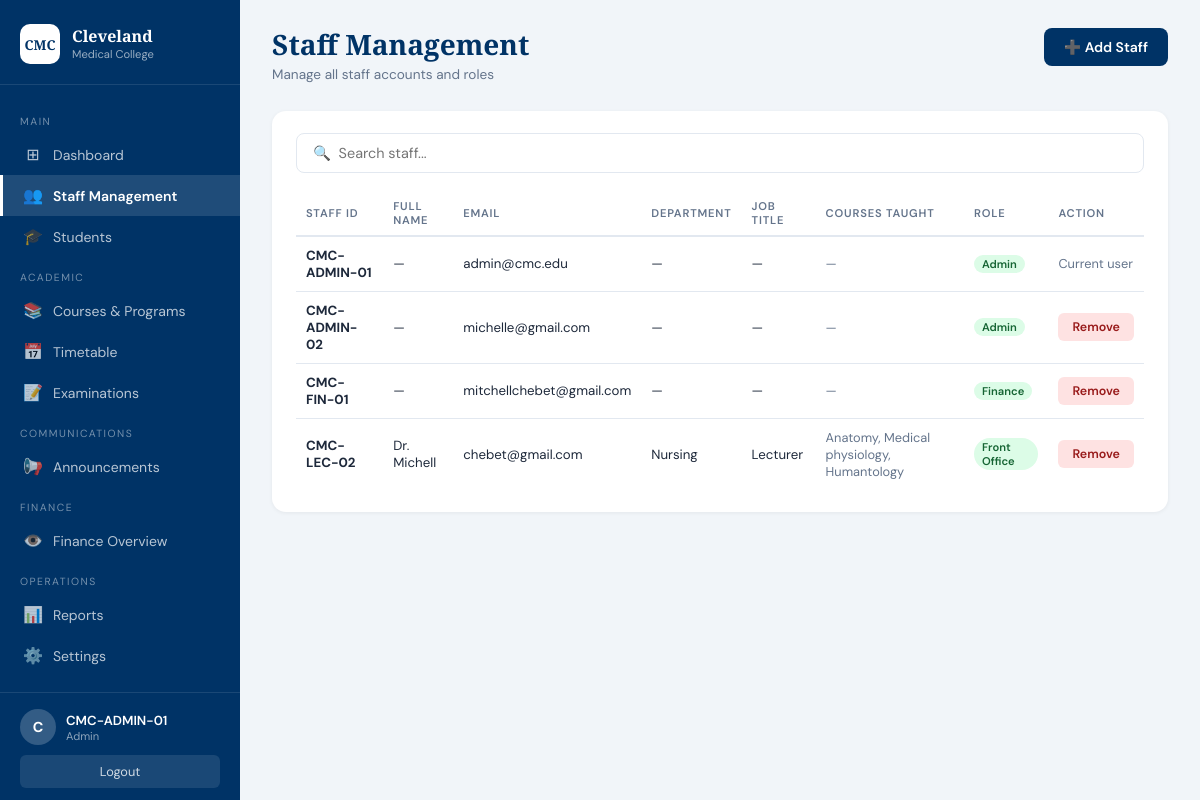
Page /manage-staff (signed in) on the committed database.
### backend/app.py (models this page shows)
class Staff(db.Model):
    __tablename__ = 'staff'
    id             = db.Column(db.Integer,     primary_key=True)
    staff_id       = db.Column(db.String(50),  unique=True)
    email          = db.Column(db.String(100), unique=True)
    password       = db.Column(db.String(200))
    role           = db.Column(db.String(50))
    full_name      = db.Column(db.String(200), nullable=True)
    department     = db.Column(db.String(100), nullable=True)
    job_title      = db.Column(db.String(100), nullable=True)
    phone          = db.Column(db.String(20),  nullable=True)
    specialization = db.Column(db.String(200), nullable=True)
    courses_taught = db.Column(db.Text,        nullable=True)

### backend/app.py (the view)
@app.route('/manage-staff')
def manage_staff():
    if session.get('role') != 'admin':
        flash('Access denied.')
        return redirect(url_for('staff_login'))
    return render_template('manage_staff.html',
                           staff_list=Staff.query.order_by(Staff.id).all(),
                           all_courses=Course.query.filter_by(status='Active').order_by(Course.name).all())

### backend/app.py (called while the page is built)
@app.context_processor
def inject_unread():
    if session.get('username'):
        unread = Message.query.filter_by(
            receiver_id = session.get('username'),
            is_read     = False
        ).count()
        return {'unread_messages': unread}
    return {'unread_messages': 0}

### frontend/templates/manage_staff.html (shortened to what this page needs)
<!DOCTYPE html>
<html lang="en">
<head>
    <link rel="stylesheet" href="{{ url_for('static', filename='css/admin_dashboard.css') }}">
</head>
<body>
<aside class="sidebar">
    <div class="sidebar-brand">
        <div class="brand-icon">CMC</div>
        <div><div class="brand-name">Cleveland</div><div class="brand-sub">Medical College</div></div>
    </div>
    <nav class="sidebar-nav">
        <div class="nav-section-label">Main</div>
        <a href="{{ url_for('admin_dashboard') }}" class="nav-item"><span class="nav-icon">⊞</span> Dashboard</a>
        <a href="{{ url_for('manage_staff') }}" class="nav-item active"><span class="nav-icon">👥</span> Staff Management</a>
        <a href="{{ url_for('students') }}" class="nav-item"><span class="nav-icon">🎓</span> Students</a>
        <div class="nav-section-label">Academic</div>
        <a href="{{ url_for('courses') }}" class="nav-item"><span class="nav-icon">📚</span> Courses & Programs</a>
        <a href="{{ url_for('timetable') }}" class="nav-item"><span class="nav-icon">📅</span> Timetable</a>
        <a href="{{ url_for('examinations') }}" class="nav-item"><span class="nav-icon">📝</span> Examinations</a>
        <div class="nav-section-label">Communications</div>
        <a href="{{ url_for('announcements') }}" class="nav-item"><span class="nav-icon">📢</span> Announcements</a>
        <div class="nav-section-label">Finance</div>
        <a href="{{ url_for('finance_overview') }}" class="nav-item"><span class="nav-icon">👁️</span> Finance Overview</a>
        <div class="nav-section-label">Operations</div>
        <a href="{{ url_for('reports') }}" class="nav-item"><span class="nav-icon">📊</span> Reports</a>
        <a href="{{ url_for('settings') }}" class="nav-item"><span class="nav-icon">⚙️</span> Settings</a>
    </nav>
    <div class="sidebar-footer">
        <div class="user-info">
            <div class="user-avatar">{{ session.get('username','AD')[0] }}</div>
            <div>
                <div class="user-name">{{ session.get('username','Administrator') }}</div>
                <div class="user-role">{{ session.get('role','') | replace('_','  ') | title }}</div>
            </div>
        </div>
        <a href="{{ url_for('logout') }}" class="logout-btn">Logout</a>
    </div>
</aside>
<main class="main">
    <header class="topbar">
        <div>
            <h1 class="page-title">Staff Management</h1>
            <p class="page-subtitle">Manage all staff accounts and roles</p>
        </div>
        <button class="btn-primary"
                onclick="document.getElementById('modalOverlay').classList.add('open')">
            ➕ Add Staff
        </button>
    </header>
    <div class="table-card">
        <div style="display:flex;gap:12px;margin-bottom:18px;">
            <input type="text" class="search-input" id="searchInput"
                   placeholder="🔍  Search staff..." onkeyup="filterTable()">
        </div>
        <table class="data-table" id="staffTable">
            <thead>
                <tr>
                    <th>Staff ID</th>
                    <th>Full Name</th>
                    <th>Email</th>
                    <th>Department</th>
                    <th>Job Title</th>
                    <th>Courses Taught</th>
                    <th>Role</th>
                    <th>Action</th>
                </tr>
            </thead>
            <tbody>
                {% if staff_list %}
                    {% for s in staff_list %}
                    <tr>
                        <td><strong>{{ s.staff_id }}</strong></td>
                        <td>{{ s.full_name or '—' }}</td>
                        <td>{{ s.email }}</td>
                        <td>{{ s.department or '—' }}</td>
                        <td>{{ s.job_title or '—' }}</td>
                        <td style="font-size:0.8rem;color:var(--muted);">
                            {{ s.courses_taught or '—' }}
                        </td>
                        <td>
                            <span class="tag tag--income">
                                {{ s.role | replace('_',' ') | title }}
                            </span>
                        </td>
                        <td>
                            {% if s.staff_id != session.get('username') %}
                            <form method="POST"
                                  action="{{ url_for('delete_staff', staff_id=s.id) }}"
                                  onsubmit="return confirm('Remove {{ s.staff_id }}?')">
                                <button type="submit" class="btn-danger">Remove</button>
                            </form>
                            {% else %}
                            <span style="font-size:0.8rem;color:var(--muted);">Current user</span>
                            {% endif %}
                        </td>
                    </tr>
                    {% endfor %}
                {% else %}
                    <tr>
                        <td colspan="8" class="empty-state">No staff members found.</td>
                    </tr>
                {% endif %}
            </tbody>
        </table>
    </div>
</main>
</body>
</html>

### frontend/static/css/admin_dashboard.css (style rules this page uses)
*, *::before, *::after { box-sizing: border-box; margin: 0; padding: 0; }
:root { --navy: #003366; --navy-lt: #0a4a8a; --red: #c0392b; --green: #1a7a4a; --orange: #d35400; --teal: #0e7490; --purple: #6d28d9; --bg: #f1f5f9; --white: #ffffff; --text: #1e293b; --muted: #64748b; --border: #e2e8f0; --sidebar-w: 240px; }
body { font-family: 'DM Sans', sans-serif; background: var(--bg); color: var(--text); display: flex; min-height: 100vh; }
.sidebar { width: var(--sidebar-w); background: var(--navy); color: white; display: flex; flex-direction: column; position: fixed; top: 0; left: 0; height: 100vh; overflow-y: auto; z-index: 100; }
.sidebar-brand { display: flex; align-items: center; gap: 12px; padding: 24px 20px 20px; border-bottom: 1px solid rgba(255,255,255,0.1); }
.brand-icon { background: white; color: var(--navy); font-family: 'Playfair Display', serif; font-weight: 700; font-size: 0.85rem; width: 40px; height: 40px; border-radius: 10px; display: flex; align-items: center; justify-content: center; flex-shrink: 0; }
.brand-name { font-family: 'Playfair Display', serif; font-size: 1rem; font-weight: 600; line-height: 1.2; }
.brand-sub { font-size: 0.7rem; opacity: 0.6; }
.sidebar-nav { flex: 1; padding: 16px 0; }
.nav-section-label { font-size: 0.65rem; text-transform: uppercase; letter-spacing: 1.5px; opacity: 0.45; padding: 14px 20px 6px; }
.nav-item { display: flex; align-items: center; gap: 10px; padding: 10px 20px; color: rgba(255,255,255,0.72); text-decoration: none; font-size: 0.875rem; font-weight: 400; transition: all .18s; border-left: 3px solid transparent; }
.nav-item.active { background: rgba(255,255,255,0.12); color: white; border-left-color: white; font-weight: 600; }
.nav-icon { font-size: 1rem; width: 20px; text-align: center; }
.sidebar-footer { border-top: 1px solid rgba(255,255,255,0.1); padding: 16px 20px; }
.user-info { display: flex; align-items: center; gap: 10px; margin-bottom: 10px; }
.user-avatar { width: 36px; height: 36px; background: rgba(255,255,255,0.2); border-radius: 50%; display: flex; align-items: center; justify-content: center; font-weight: 700; font-size: 0.9rem; flex-shrink: 0; }
.user-name { font-size: 0.82rem; font-weight: 600; }
.user-role { font-size: 0.7rem; opacity: 0.55; }
.logout-btn { display: block; text-align: center; background: rgba(255,255,255,0.1); color: rgba(255,255,255,0.8); text-decoration: none; padding: 8px; border-radius: 6px; font-size: 0.8rem; transition: background .18s; }
.main { margin-left: var(--sidebar-w); flex: 1; padding: 28px 32px; min-height: 100vh; }
.topbar { display: flex; justify-content: space-between; align-items: flex-start; margin-bottom: 28px; }
.page-title { font-family: 'Playfair Display', serif; font-size: 1.75rem; color: var(--navy); line-height: 1.2; }
.page-subtitle { font-size: 0.85rem; color: var(--muted); margin-top: 4px; }
.table-card, .alert-card { background: white; border-radius: 14px; padding: 22px 24px; box-shadow: 0 1px 4px rgba(0,0,0,0.06); }
.data-table { width: 100%; border-collapse: collapse; font-size: 0.83rem; }
.data-table th { text-align: left; padding: 8px 10px; font-size: 0.7rem; text-transform: uppercase; letter-spacing: 0.8px; color: var(--muted); border-bottom: 2px solid var(--border); font-weight: 600; }
.data-table td { padding: 10px 10px; border-bottom: 1px solid var(--border); color: var(--text); }
.data-table tr:last-child td { border-bottom: none; }
.tag { display: inline-block; padding: 2px 8px; border-radius: 20px; font-size: 0.7rem; font-weight: 600; text-transform: capitalize; }
.tag--income { background: #dcfce7; color: #166534; }

### frontend/templates/manage_staff.html (style rules this page uses)
.btn-primary { background:var(--navy); color:white; border:none; padding:10px 20px; border-radius:8px; font-family:'DM Sans',sans-serif; font-size:0.875rem; font-weight:600; cursor:pointer; transition:background .18s; text-decoration:none; display:inline-flex; align-items:center; gap:6px; }
.btn-danger { background:#fee2e2; color:#991b1b; border:none; padding:6px 14px; border-radius:6px; font-size:0.78rem; cursor:pointer; font-family:'DM Sans',sans-serif; font-weight:600; }
.search-input { flex:1; padding:10px 16px; border:1px solid var(--border); border-radius:8px; font-family:'DM Sans',sans-serif; font-size:0.9rem; outline:none; }

### rows in the picture
Staff: get "CMC-ADMIN-01", staff_id "CMC-ADMIN-01", full_name "—", email "admin@cmc.edu", department "—", job_title "—", courses_taught "—", role "Admin", shows "Current user"
Staff: staff_id "CMC-ADMIN-02", full_name "—", email "michelle@gmail.com", department "—", job_title "—", courses_taught "—", role "Admin"
Staff: staff_id "CMC-FIN-01", full_name "—", email "mitchellchebet@gmail.com", department "—", job_title "—", courses_taught "—", role "Finance"
Staff: staff_id "CMC-LEC-02", full_name "Dr. Michell", email "chebet@gmail.com", department "Nursing", job_title "Lecturer", courses_taught "Anatomy, Medical physiology, Humantology", role "Front Office"

### other values in the picture
{{ session.get('username','AD')[0] }} "C"
{{ session.get('role','') | replace('_','  ') | title }} "Admin"
